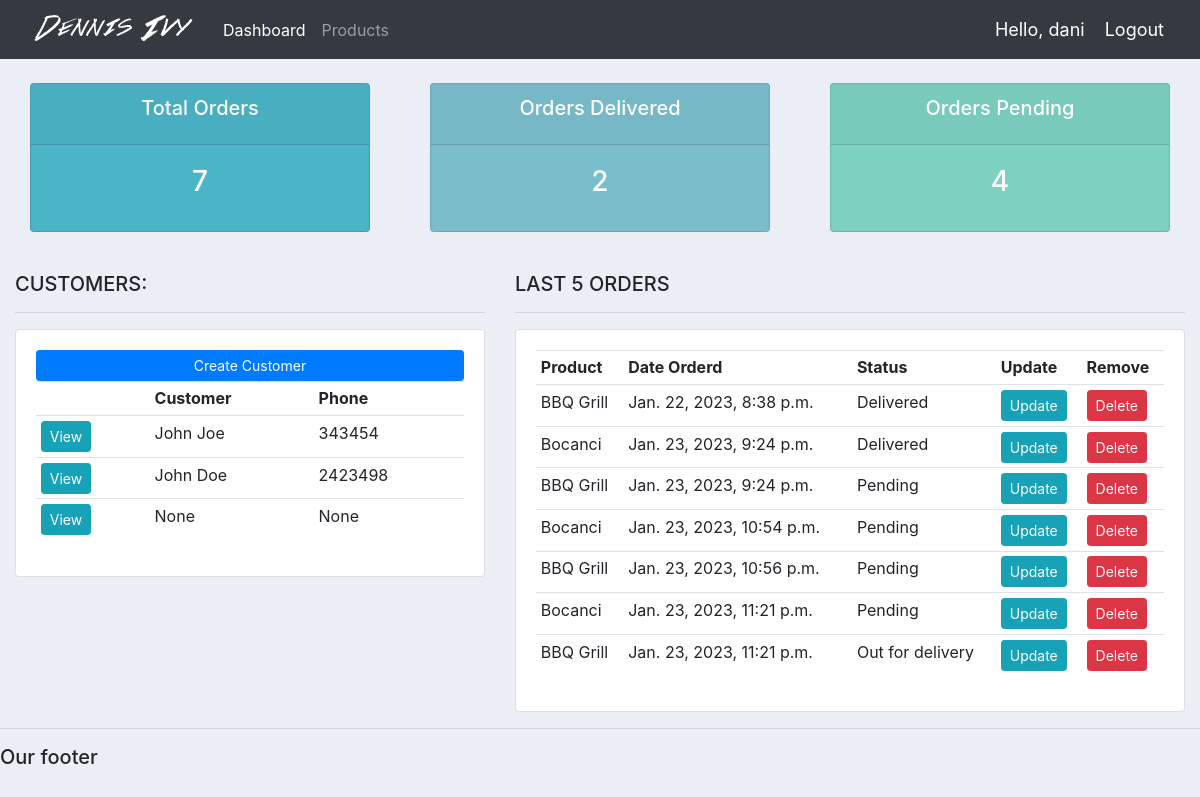
Page / (signed in) on the earlier database version.
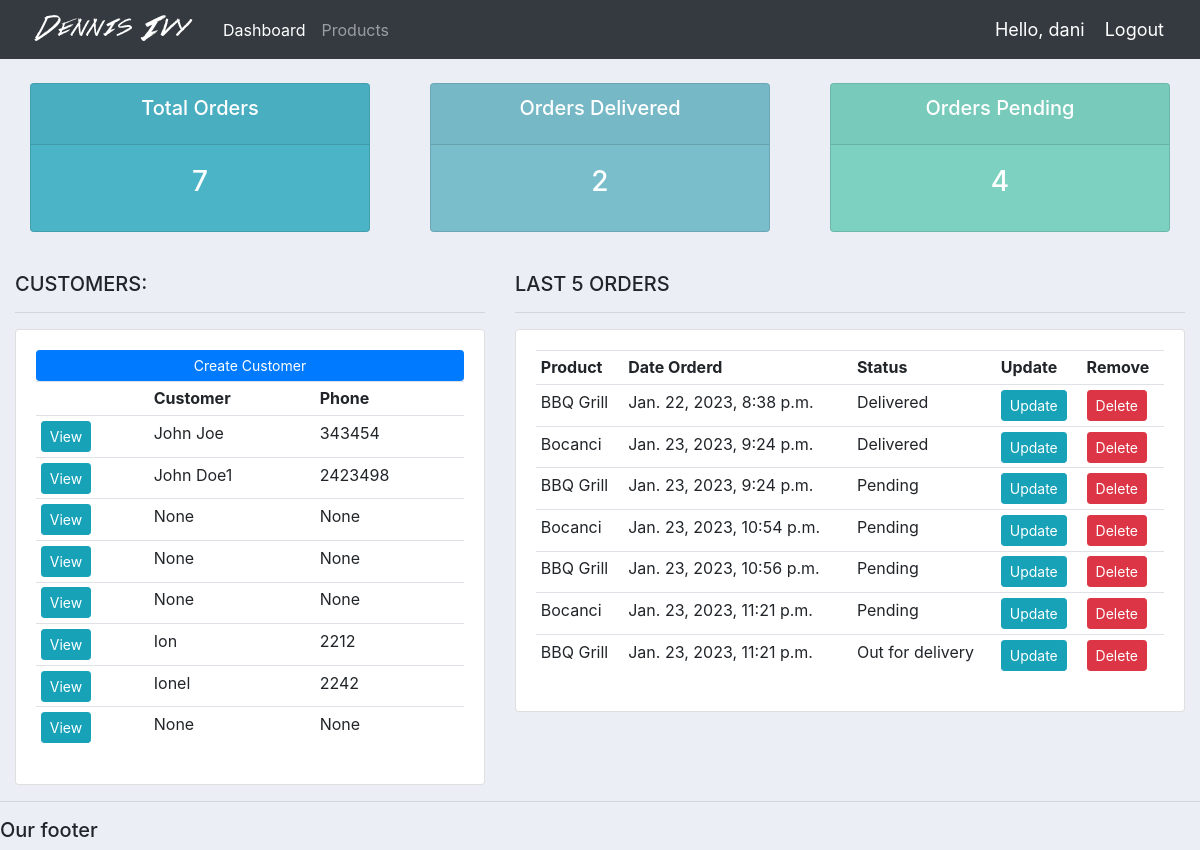
Same page on the later database version.
### accounts/models.py (models this page shows, shortened)
class Customer(models.Model):
    user = models.OneToOneField(User, null=True, blank=True, on_delete=models.CASCADE)
    name = models.CharField(max_length=200, null=True)
    phone = models.CharField(max_length=200, null=True)
    email = models.CharField(max_length=200, null=True)
    profile_pic = models.ImageField(default="profile1.png", null=True, blank=True)
    date_created = models.DateTimeField(auto_now_add=True)

class Order(models.Model):
    STATUS = (
        ('Pending', 'Pending'),
        ('Out for delivery', 'Out for delivery'),
        ('Delivered', 'Delivered'),
    )
    customer = models.ForeignKey(Customer, null=True, on_delete=models.SET_NULL) #relationship... relatii una la mai multe
    product = models.ForeignKey(Product, null=True, on_delete=models.SET_NULL)
    date_created =models.DateTimeField(auto_now_add=True)
    status = models.CharField(max_length=200, null=True, choices=STATUS)
    note = models.CharField(max_length=1000, null=True)

class Product(models.Model):
    CATEGORY = (
        ('Indoor', 'Indoor'),
        ('Out Door', 'Out Door'),
    )
    name = models.CharField(max_length=200, null=True)
    price = models.FloatField(null=True)
    category = models.CharField(max_length=200, null=True, choices=CATEGORY)
    description = models.CharField(max_length=200, null=True, blank=True)
    date_created = models.DateTimeField(auto_now_add=True)
    tags = models.ManyToManyField(Tag)
    def __str__(self):
        return self.name

### accounts/decorators.py (the view)
    def wrapper_function(request, *args, **kwargs):
        group = None
        if request.user.groups.exists():
            group = request.user.groups.all()[0].name
        if group == 'customer':
            return redirect('user-page')
        if group == 'admin':
            return view_func(request, *args, **kwargs)

### accounts/views.py (called while the page is built)
@login_required(login_url='login')
@admin_only
def home(request):
    orders = Order.objects.all()
    customers = Customer.objects.all()
    total_customers = customers.count()
    total_orders = orders.count()
    delivered = orders.filter(status='Delivered').count()
    pending = orders.filter(status='Pending').count()
    context = {'orders':orders, 'customers':customers,
                'total_orders': total_orders, 'delivered': delivered,
                'pending': pending}
    return render(request, 'accounts/dashboard.html', context)

### accounts/templates/accounts/dashboard.html
{% extends 'accounts/main.html' %}
{% block content %}
{% include 'accounts/status.html' %}
<br>
<div class="row">
    <div class="col-md-5">
        <h5>CUSTOMERS:</h5>
        <hr>
        <div class="card card-body">
            <a class="btn btn-primary btn-sm btn-block" href="">Create Customer
            </a>
            <table class="table table-sm">
                <tr>
                    <th></th>
                    <th>Customer</th>
                    <th>Phone</th>
                </tr>
                {% for customer in customers %}
                    <tr>
                        <td><a class="btn btn-sm btn-info" href="{% url 'customer' customer.id %}">View</a></td>
                        <td>{{customer.name}}</td>
                        <td>{{customer.phone}}</td>
                    </tr>
                {% endfor %}
            </table>
        </div>
    </div>
    <div class="col-md-7">
        <h5>LAST 5 ORDERS</h5>
        <hr>
        <div class="card card-body">
            <table class="table table-sm">
                <tr>
                    <th>Product</th>
                    <th>Date Orderd</th>
                    <th>Status</th>
                    <th>Update</th>
                    <th>Remove</th>
                </tr>
                {% for order in orders %}
                    <tr>
                        <td>{{order.product}}</td>
                        <td>{{order.date_created}}</td>
                        <td>{{order.status}}</td>
                        <td><a class="btn btn-sm btn-info" href="{% url 'update_order' order.id %}">Update</a></td>
                        <td><a class="btn btn-sm btn-danger" href="{% url 'delete_order' order.id %}">Delete</a></td>
                    </tr>
                {% endfor %}
            </table>
        </div>
    </div>
</div>
{% endblock %}

### accounts/templates/accounts/main.html (shortened to what this page needs)
{% load static %}
<!DOCTYPE html>
<html lang="en">
<head>
    <link rel="stylesheet" href="https://cdn.jsdelivr.net/npm/bootstrap@4.3.1/dist/css/bootstrap.min.css">
    <link rel="stylesheet" type="text/css" href="{% static '/css/main.css' %}">
</head>
<body>
    {% include 'accounts/navbar.html' %}
    <div class="container-fluid">
    {% block content %}
    {% endblock %}
    </div>
    <hr>
    <h5>Our footer</h5>
</body>
</html>

### accounts/templates/accounts/navbar.html (shortened to what this page needs)
{% load static %}
<nav class="navbar navbar-expand-lg navbar-dark bg-dark">
    <img src="{% static 'images/logo.png' %}">
    <div class="collapse navbar-collapse" id="navbarNav">
      <ul class="navbar-nav">
        {% if request.user.is_staff %}
        <li class="nav-item active">
          <a class="nav-link" href="{% url 'home' %}">Dashboard</a>
        </li>
        <li class="nav-item">
          <a class="nav-link" href="{% url 'products' %}">Products</a>
        </li>
        {% else %}
         <li class="nav-item">
          <a class="nav-link" href="{% url 'account' %}">Settings</a>
         </li>
        {% endif %}
      </ul>
    </div>
    <span class="hello-msg">Hello, {{request.user}}</span>
    <span><a class="hello-msg" href="{% url 'logout' %}">Logout</a></span>
  </nav>

### accounts/templates/accounts/status.html
<br>
<div class="row">
    <div class="col">
        <div class="col-md">
            <div class="card text-center text-white mb-3" id="total-orders">
                <div class="card-header">
                    <h5 class="card-title">Total Orders</h5>
                </div>
                <div class="card-body">
                    <h3 class="card-title">{{total_orders}}</h3>
                </div>
            </div>
        </div>
    </div>
    <div class="col">
        <div class="col-md">
            <div class="card text-center text-white mb-3" id="orders-delivered">
                <div class="card-header">
                    <h5 class="card-title">Orders Delivered</h5>
                </div>
                <div class="card-body">
                    <h3 class="card-title">{{delivered}}</h3>
                </div>
            </div>
        </div>
    </div>
    <div class="col">
        <div class="col-md">
            <div class="card text-center text-white mb-3" id="orders-pending">
                <div class="card-header">
                    <h5 class="card-title">Orders Pending</h5>
                </div>
                <div class="card-body">
                    <h3 class="card-title">{{pending}}</h3>
                </div>
            </div>
        </div>
    </div>
</div>

### static/css/main.css (style rules this page uses)
body { background-color: #ebeff5; }
#total-orders { background-color: #4cb4c7; }
#orders-delivered { background-color: #7abecc; }
#orders-pending { background-color: #7CD1C0; }

### accounts/templates/accounts/navbar.html (style rules this page uses)
.hello-msg { font-size: 18px; color: #fff; margin-right: 20px; }

Differences in the rows shown:
changed Customer: name "John Doe" → "John Doe1"
added Customer: name "None", phone "None"
added Customer: name "None", phone "None"
added Customer: name "Ion", phone "2212"
added Customer: name "Ionel", phone "2242"
added Customer: name "None", phone "None"
